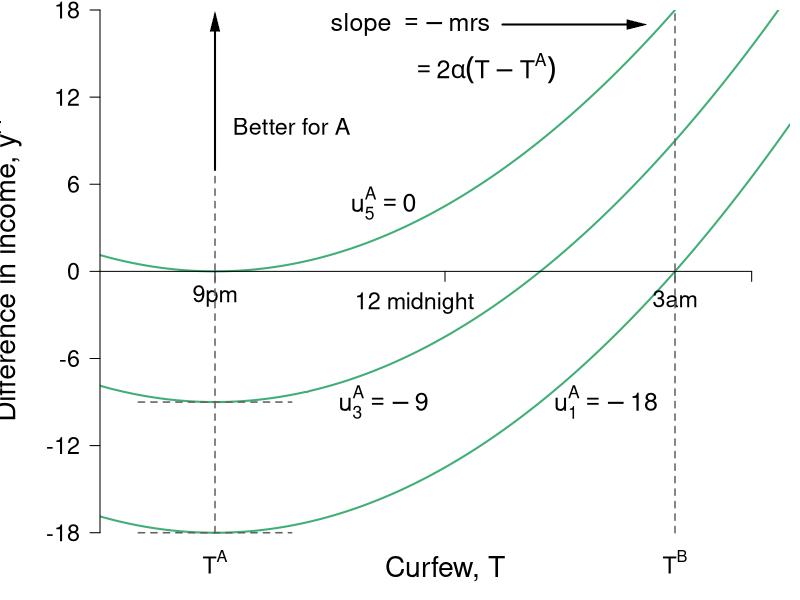

This chart was generated by the following R code:
#Graph Designer: Simon Halliday, Scott Cohn
#Authors: Bowles and Halliday
#Title: Coordination, Conflict and Competition: A Text in Microeconomics

library(shape)
pdf(file = "what_can_markets_do/curfew_indifference_a_twopanelsize.pdf", width = 7, height = 5)

# Set parameters for graphics
axislabelsize <- 1.7
labelsize <- 1.5 - 0.1
namesize <- 1.8
annotatesize <- 1.5
graphlinewidth <- 2
segmentlinewidth <- 1.5

COL <- c("#7fc97f", "#beaed4", "#fdc086", "#ffff99", "#386cb0", "#f0027f", "#bf5b17", "#666666")
COLA <- c("#e0f3db", "#99d8c9","#66c2a4","#41ae76", "#238b45", "#005824")
COLB <- c("#c6dbef", "#4eb3d3", "#2b8cbe", "#0868ac","#084081")
COLC <- c("#fcfbfd", "#efedf5", "#dadaeb", "#bcbddc", "#9e9ac8", "#807dba", "#6a51a3", "#54278f", "#3f007d")
grays <- gray.colors(25, start = 1, end = 0, alpha = 1)

#Edited the margins to cater for the larger LHS labels
par(mar =  c(3, 5, 0.5, 0.5))

#proportion of wealth functions

MUb <- function(x, beta = 1/2, Tb = 9){
  2*beta*(Tb - x)
}

uA <- function(x, y, alpha = 1/2, Ta = 3){
  y - alpha*(Ta - x)^2
}

uB <- function(x, y, alpha = 1/2, Tb = 9){
  y + alpha*(Tb - x)^2
}

MUa <- function(x, alpha = 1/2, Ta = 3){
  -2*alpha*(Ta - x)
}


#Add limits on axes and levels of utility for each function 
ylims <- c(-18.5, 18)
xlims <- c(1.5, 10.5)
#a <- c(-7.5, 0, 7)
#a <- c(-18, -13.5, -9, -9/2, 0)
a <- c(-18,  -9, 0)

npts <- 501 
x <- seq(xlims[1], xlims[2], length.out = npts)
y <- seq(ylims[1], ylims[2], length.out = npts) 

plot(0, 0, xlim = xlims, ylim = ylims, type = "n",
     xlab = expression(paste("")),
     ylab = expression(paste("")), 
     xaxt = "n", 
     yaxt = "n", 
     cex.lab = axislabelsize, 
     bty = "n", 
     xaxs = "i", 
     yaxs = "i"
)
contour(x, y, 
        outer(x, y, uA),
        drawlabels = FALSE,
        col = COLA[4],
        lwd = graphlinewidth,
        levels = a, 
        xaxs = "i", 
        yaxs = "i", 
        xpd = TRUE,
        add = TRUE)


#x and y limits with plain axes without ticks/numbers to match previous graph; y axes on both sides

ticksx <- c(1, 3, 6, 9, 10)
#xlabels <- c(NA, expression(paste(T^A == 9*p*m)), expression(paste("12 midnight")),  expression(paste(T^B  == 3*a*m)), NA)
xlabels <- c(NA, expression(paste(9*p*m)), NA,  expression(paste(3*a*m)), NA)
#ticksy <- c(0, MUa(x = 7.5), MUa(x = 6), MUb(x = 7.5), ylims[2])
#ylabels <- c(NA, expression(paste(-u[T]^A*(T*minute))), expression(paste(-u[T]^A == u[T]^B)), expression(paste(u[T]^B*(T*minute))), NA)
#ticksy <- c(ylims[1], ylims[2])
ticksy <- seq(-18, 18, 6)
ylabels <- seq(-18, 18, 6)

text(5.6, -2.2, expression(paste("12 midnight")), xpd = TRUE, cex = labelsize, srt = 0) 



axis(1, at = ticksx,  pos = 0, labels = xlabels, cex.axis = labelsize)
axis(2, at = ticksy,  pos = 1.5, labels = ylabels, las = 1, cex.axis = labelsize)
#axis(4, at = ticksy2, pos = 9, labels = FALSE, las = 1, cex.axis = labelsize)


#Disutility polygon
# xrent <- c(3, 4.5, 9, 3)
# yrent <- c(MUa(3), MUa(4.5, alpha = 3/4), MUb(9), MUa(3))
# polygon(xrent, yrent, col = COL[4], density = NULL, border = NA)


npts <- 503 
xx1 <- seq(xlims[1], xlims[2], length.out = npts)
xx2 <- seq(0, xlims[2], length.out = npts)
xx3 <- seq(xlims[1], 0, length.out = npts)
xx4 <- seq(-11, 0, length.out = npts)
xx5 <- seq(xlims[1], xlims[2], length.out = npts)

#Axis labels and draw linear utility functions
text(6, -20.5, expression(paste("Curfew, T")), xpd = TRUE, cex = axislabelsize, srt = 0) 
#text(, side = 1, line = 2, cex = axislabelsize)
text(xlims[1] - 1.25, 0, expression(paste("Difference in income, ", y^A)), xpd = TRUE, cex = axislabelsize, srt = 90) 

# lines(xx1, MUb(xx1), col = COLB[4], lwd = graphlinewidth)
#lines(xx1, MUa(xx1), col = COLA[5], lwd = graphlinewidth)
#lines(xx5, MUa(xx5, alpha = 3/4), col = COLA[5], lwd = segmentlinewidth, lty = 1)
#lines(xx1, MUb(xx1, beta = 1/4), col = COLB[4], lwd = segmentlinewidth, lty = 1)


#Tangent segments
segments(2, -9, 4, -9, lty = 2, col = grays[22], lwd = segmentlinewidth, xpd = TRUE)
segments(2, -18, 4, -18, lty = 2, col = grays[22], lwd = segmentlinewidth, xpd = TRUE)

#Label points on line

# text(6, MUa(6) + 0.2, expression(paste(i)), cex = labelsize)
# segments(6, 0, 6, MUa(6), lty = 2, col = grays[20], lwd = segmentlinewidth)
# segments(0, MUa(6), 6, MUa(6), lty = 2, col = grays[20], lwd = segmentlinewidth)
# points(6, MUa(6), pch = 16, col = "black", cex = 1.5)

# text(7.5 + 0.1, MUa(7.5) - 0.1, expression(paste(g)), cex = labelsize)
# segments(7.5, MUb(7.5), 0, MUb(7.5), lty = 2, col = grays[20], lwd = segmentlinewidth)
# segments(7.5, MUa(7.5), 0, MUa(7.5), lty = 2, col = grays[20], lwd = segmentlinewidth)
# segments(7.5, 0, 7.5, MUa(7.5), lty = 2, col = grays[20], lwd = segmentlinewidth)
# points(7.5, MUb(7.5), pch = 16, col = "black", cex = 1.5)

# text(7.5 + 0.1, MUb(7.5) + 0.1, expression(paste(h)), cex = labelsize)
# points(7.5, MUa(7.5), pch = 16, col = "black", cex = 1.5)

#Label relevant points on axes

#text(20, -.9, expression(paste("x*")), xpd = TRUE, cex = labelsize)
#text(33, -.9, expression(paste("a"[x])), xpd = TRUE, cex = labelsize)

#text(-2, 33, expression(paste(-u[x]^B*(x*minute))),  xpd = TRUE, cex = labelsize)
#text(-2, 7, expression(paste(u[x]^A*(x*minute))),  xpd = TRUE, cex = labelsize)

# text(4, 4, expression(paste("B's marginal disutility")), xpd = TRUE, cex = labelsize)
# text(4, 3.5, expression(paste(u[T]^B == 2*beta*(T^B - T))), xpd = TRUE, cex = labelsize)
# #text(4, 5.5, expression(paste(beta == frac(1,2))), xpd = TRUE, cex = labelsize)
# text(3.8, 3, expression(paste(beta == frac(1,4))), xpd = TRUE, cex = labelsize)


# text(7.75, 5.5, expression(paste("-A's marginal disutility ")),  xpd = TRUE, cex = labelsize)
# text(7.75, 5.2, expression(paste(-u[T]^A == -2*alpha*(T^A - T))),  xpd = TRUE, cex = labelsize)
# #text(7.75, 5.5, expression(paste(alpha == frac(1,2))), xpd = TRUE, cex = labelsize)
# text(7.75, 4.7, expression(paste(alpha == frac(3,4))), xpd = TRUE, cex = labelsize)


#arrows(6, 6, 3, 8, xpd = TRUE, length=0.1,angle=40,lwd=3)

text(8.1, -9, expression(paste( u[1]^A == -18)), xpd = TRUE, cex = annotatesize)
text(5.2, -9, expression(paste( u[3]^A == -9)), xpd = TRUE, cex = annotatesize)
text(5.2, 4.7, expression(paste( u[5]^A == 0)), xpd = TRUE, cex = annotatesize)

#Axis arrow
# Arrows(6.75, -20, 9, -20,
#        col = "black", lty = 1, lwd = 2, 
#        arr.type = "triangle", xpd = TRUE,
#        arr.lwd = 0.5, code = 2)

# text(7.75, -18.8, expression(paste("Later")), 
#      xpd = TRUE, cex = axislabelsize )

segments(3, -18, 3, 18, lty = 2, col = grays[22], lwd = segmentlinewidth, xpd = TRUE)
segments(9, -18, 9, 18, lty = 2, col = grays[22], lwd = segmentlinewidth, xpd = TRUE)

text(3, -20, expression(paste(T^A)), xpd = TRUE, cex = labelsize)
text(9, -20, expression(paste(T^B)), xpd = TRUE, cex = labelsize)


#Better for A arrow and label
text(4, 10, expression(paste("Better for A")), 
     xpd = TRUE, cex = labelsize )
Arrows(3, 7, 3, 17.2,
       col = "black", lty = 1, lwd = 2, 
       arr.type = "triangle",
       arr.lwd = 0.5, code = 2)

text(5.55, 17, expression(paste("slope ", phantom()==-mrs )), 
     xpd = TRUE, cex = annotatesize)
text(6.5, 14, expression(paste(phantom()==2*alpha(T - T^A))), 
     xpd = TRUE, cex = annotatesize)

Arrows(6.75, 17, 8.5, 17,
       col = "black", lty = 1, lwd = 2,
       arr.type = "triangle",
       arr.lwd = 0.5, code = 2)

dev.off()
